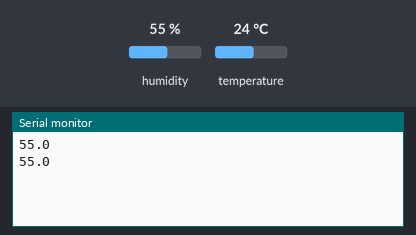
Bench run of a sketch on a simulated Arduino Uno, built with avr-gcc and run on an emulated ATmega328P. Parts: the last lines printed to the serial monitor. The test bench sets the inputs (shaded band); at power-on: humidity 55 %, temperature 24 °C.

Above: at 2.0 s.
2.1 s: humidity set to 22 %
At 2.9 s:
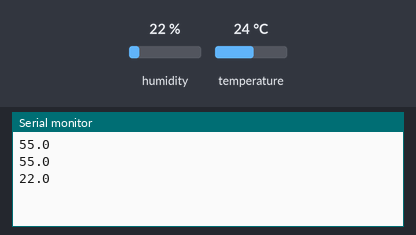
3.8 s: humidity set to 40 %
At 3.8 s:
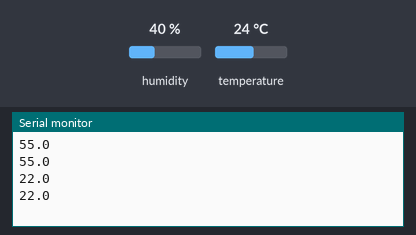
Timing chart, 0 to 6.8 s (numbered marks = the images above; inputs shaded):
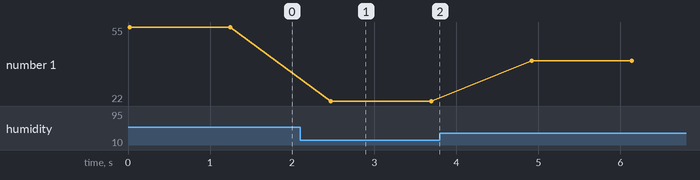

Measured:
- after the input at 2.1 s, the serial monitor: prints a new line after 0.37 s (image 1)
- plotted number 1: 55 → 22 after the input at 2.1 s, 22 → 40 after the input at 3.8 s

The sketch:

arduino_code.ino
```cpp
#include<dht.h>
dht DHT;

// if you require to change the pin number, Edit the pin with your arduino pin.

#define DHT11_PIN 10

void setup() {

Serial.begin(9600);
 }

void loop() { // READ DATA

int chk = DHT.read11(DHT11_PIN);

Serial.println(DHT.humidity, 1);
/*
Serial.println(" Temparature ");

Serial.println(DHT.temperature, 1);
*/
delay(1200);

}
```
